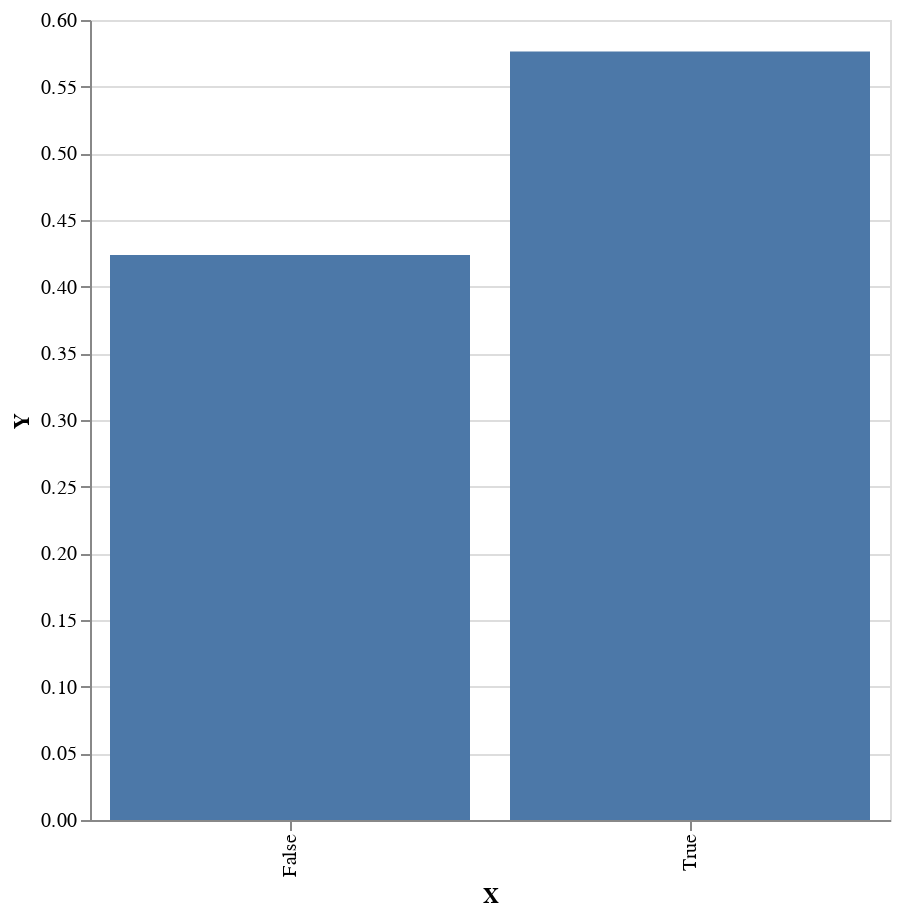

Write notebook code for a chart like this one.
### Code cell
plot $ first (T.pack . show) <$> toEmpirical (take 10000 xws)

### Figure 1 — Vega-Lite specification as saved in the notebook (floating-point values rounded to 4 significant figures)
{"$schema": "https://vega.github.io/schema/vega-lite/v4.json", "data": {"values": [{"X": "True", "Y": 0.5763}, {"X": "False", "Y": 0.4237}]}, "encoding": {"x": {"field": "X", "type": "nominal"}, "y": {"field": "Y", "type": "quantitative"}}, "height": 400, "mark": "bar", "width": 400}
